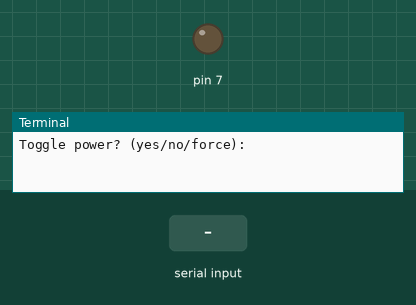
The program below on a simulated Raspberry Pi (header pin numbers). On the bench: output pins drawn as LEDs (lit = HIGH), the last lines printed to the terminal. Inputs (shaded band) come from the test bench. At 9.3 s the program stops and its outputs stay as they are.

Above: at 1.2 s.
1.3 s: "force" typed at the terminal, then Enter
At 1.8 s:
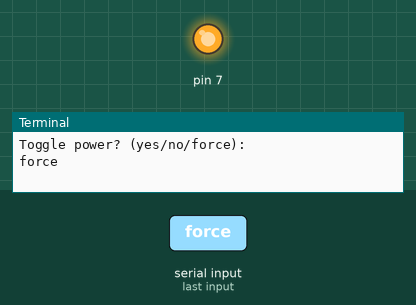
Timing chart, 0 to 10.8 s (numbered marks = the images above; inputs shaded):
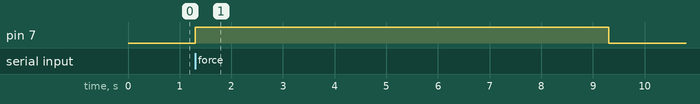

The program:

powerdown.py
```python
import RPi.GPIO as GPIO ## Import GPIO library
import time ## Import 'time' library. Allows us to use 'sleep'


GPIO.setwarnings(False)
GPIO.setmode(GPIO.BOARD) ## Use board pin numbering
GPIO.setup(7, GPIO.OUT) ## Setup GPIO Pin 7 to OUT


##Define a function named Blink()
def toggle_power():

    GPIO.output(7,True)## Switch on pin 7
    time.sleep(0.5)
    GPIO.output(7,False)
    print ("Turning off.") ## When loop is complete, print "Done"
    GPIO.cleanup()

def force_power():

    GPIO.output(7,True)## Switch on pin 7
    time.sleep(8)
    GPIO.output(7,False)
    print ("Forcing off.") ## When loop is complete, print "Done"
    GPIO.cleanup()

## Ask user for total number of blinks and length of each blink
result = input("Toggle power? (yes/no/force): ")
if "yes" in result or "y" in result:
    toggle_power()

if "force" in result or "f" in result:
    force_power()
```

Measured:
- after the input at 1.3 s, pin 7: LOW → HIGH at once, → LOW 8.0 s later
